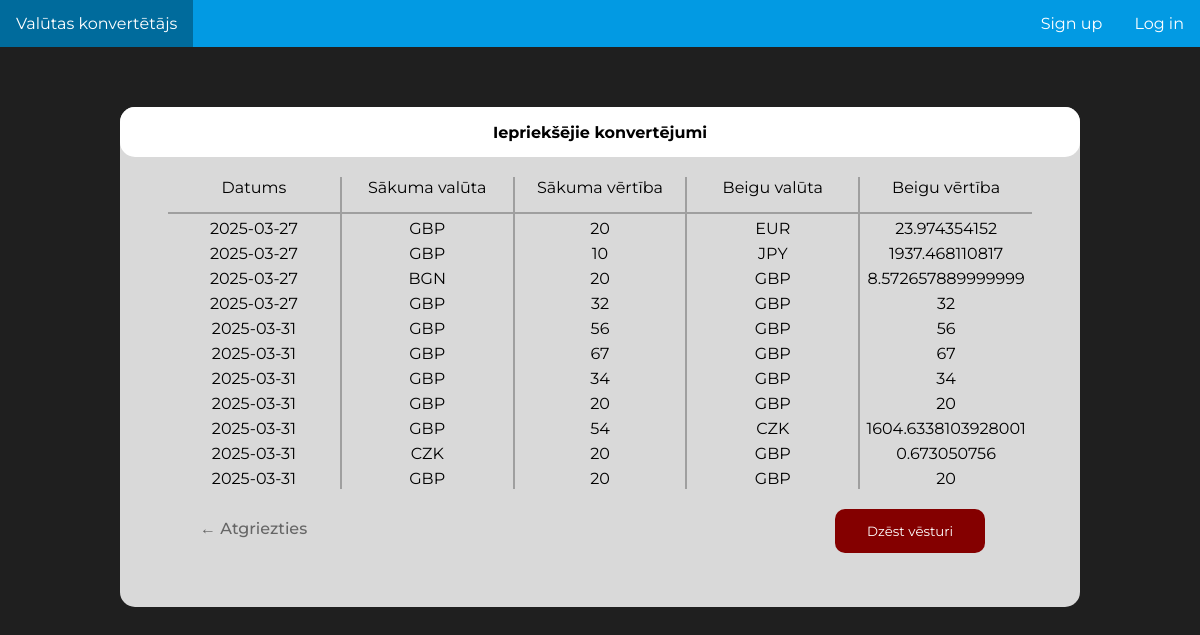
Before: /history with the older database file.
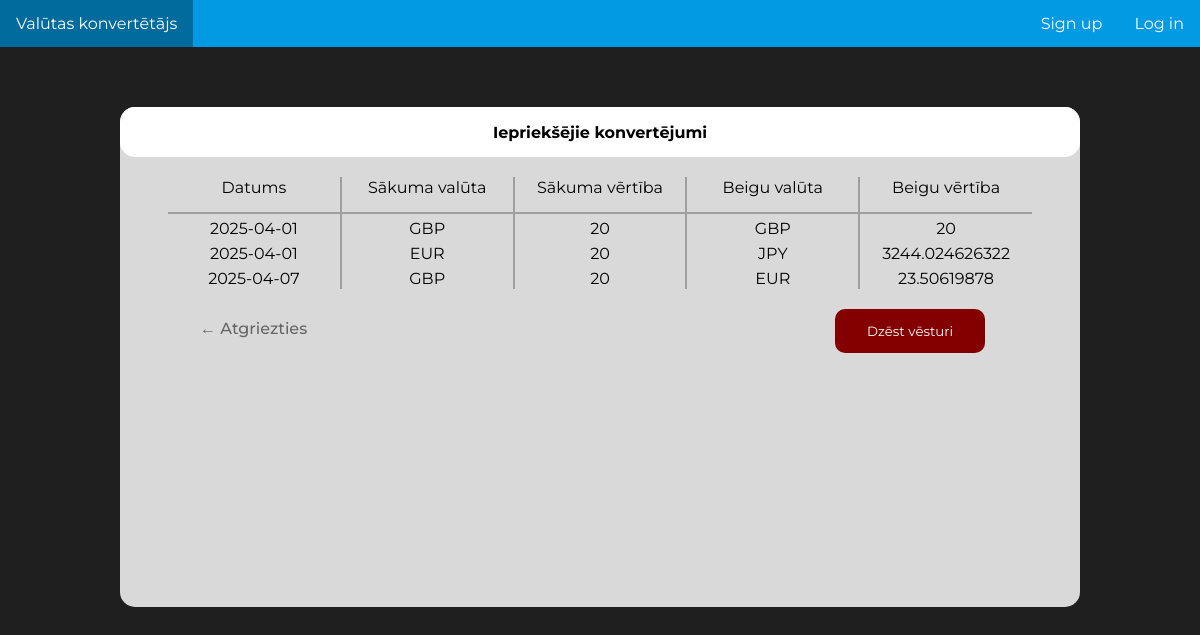
After: the same page with the newer database file.
### tables this page shows
CREATE TABLE "conversion_history" (
	"user_id"	INTEGER,
	"value_from"	INTEGER,
	"currency_from"	TEXT,
	"value_to"	INTEGER,
	"currency_to"	TEXT,
	"date"	TEXT,
	"time"	TEXT,
	FOREIGN KEY("user_id") REFERENCES "user"("user_id")
);

### currency_converter.py (the view)
@app.route("/history", methods = ["GET"])
def history():
    db = utilities.Database()
    history = db.get_histrory()
    print(history == [])
    if history == []:
        return render_template("history.html", history = (("", "", "", "", "", "", "")))
    else:
        return render_template("history.html", history = history)

### utilities.py (called while the page is built)
    def get_histrory(self):
        self.cur.execute("""SELECT * FROM 'conversion_history'""")
        history = self.cur.fetchall()
        self.cur.close()
        return history[-11:]

### templates/history.html (shortened to what this page needs)
<!DOCTYPE html>
<html lang="en">
  <head>
    <link rel="stylesheet" type="text/css" href="{{ url_for('static', filename='style.css' ) }}">
  </head>
    <body>
        <div>
          <ul class="navbar">
            <li><a href="/ieiet">Log in</a></li>
            <li><a href="/signup">Sign up</a></li>
            <li style="float:left"><a href="/home">Valūtas konvertētājs</a></li>
          </ul>
        </div>
        <div class="mother-box">
            <div class="big-box">
                <div class="big-box-title-box">
                    Iepriekšējie konvertējumi
                </div>
                <div class="table-area">
                    <table class="big-box-table">
                        <tr>
                          <th class="borderized-right">Datums</th>
                          <th class="borderized-right">Sākuma valūta</th>
                          <th class="borderized-right">Sākuma vērtība</th>
                          <th class="borderized-right">Beigu valūta</th>
                          <th>Beigu vērtība</th>
                        </tr>
                        {% for row in history %}
                          <tr>
                            <td class="borderized-right">{{ row [5] }}</td>
                            <td class="borderized-right">{{ row [2] }}</td>
                            <td class="borderized-right">{{ row [1] }}</td>
                            <td class="borderized-right">{{ row [4] }}</td>
                            <td>{{ row [3] }}</td>
                          </tr>
                        {% endfor %}
                      </table>
                </div>
                <div class="delete-button">
                <form action="/api/delete_history">
                <input class="delete-history-button" type="submit" name="delete_history" value="Dzēst vēsturi"/>
                </form>
                <a class="atgriezties-poga" href="/"> &larr; Atgriezties </a>
                </div>
            </div>
        </div>
    </body>
</html>

### static/style.css (style rules this page uses)
.navbar { list-style-type: none; margin: 0; padding: 0; overflow: hidden; width: 100%; background-color: #029AE3; transition: 0.3s; }
li { float: right; }
li a { display: block; color: white; padding: 14px 16px; text-decoration: none; transition: 0.3s; }
body { display: block; font-family: 'Montserrat', serif; margin: 0px; background-color: #1f1f1f; }
.big-box { height: 500px; width: 80%; background-color: #D9D9D9; display: block; margin: auto; border-radius: 15px; }
.big-box-title-box { display: inline-block; height: 50px; border-radius: 15px; width: 100%; background-color: #ffffff; align-content: center; text-align: center; font-weight: bold; }
.mother-box { margin-top: 60px; }
.big-box-table { text-align: center; width: 100%; }
.table-area { margin-top: 20px; margin-left: auto; margin-right: auto; width: 90%; }
th { font-weight: normal; width: 20%; padding-bottom: 15px; border-bottom: 2px solid #9F9F9F; }
td { padding-top: 5px; }
.borderized-right { border-right: 2px solid #9F9F9F; }
table { border-collapse: collapse; }
.delete-history-button { display: block; border: none; font-family: 'Montserrat', 'serif'; border-radius: 10px; color: #ffffff; background-color: rgb(132, 0, 0); padding: 14px 16px; text-decoration: none; transition: 0.3s; width: 150px; float: right; margin-right: 95px; margin-top: 20px; }
.delete-button { padding-top: auto; padding-bottom: 20px; }
.atgriezties-poga { text-decoration: none; color: #666666; font-weight: 500; padding: 30px 80px; position: absolute; }

Changed rows visible on the page:
removed conversion_history: date "2025-03-27", currency_from "BGN", value_from "20", currency_to "GBP", value_to "8.572657889999999"
removed conversion_history: date "2025-03-27", currency_from "GBP", value_from "32", currency_to "GBP", value_to "32"
removed conversion_history: date "2025-03-31", currency_from "GBP", value_from "56", currency_to "GBP", value_to "56"
removed conversion_history: date "2025-03-31", currency_from "GBP", value_from "67", currency_to "GBP", value_to "67"
removed conversion_history: date "2025-03-31", currency_from "GBP", value_from "34", currency_to "GBP", value_to "34"
removed conversion_history: date "2025-03-31", currency_from "GBP", value_from "20", currency_to "GBP", value_to "20"
removed conversion_history: date "2025-03-31", currency_from "GBP", value_from "54", currency_to "CZK", value_to "1604.6338103928001"
removed conversion_history: date "2025-03-31", currency_from "CZK", value_from "20", currency_to "GBP", value_to "0.673050756"
removed conversion_history: date "2025-03-31", currency_from "GBP", value_from "20", currency_to "GBP", value_to "20"
now on this page (row edited): conversion_history: date "2025-04-01", currency_from "GBP", value_from "20", currency_to "GBP", value_to "20"
changed conversion_history: date "2025-03-27" → "2025-04-01"; currency_from "GBP" → "EUR"; currency_to "EUR" → "JPY"; value_to "23.974354152" → "3244.024626322"
changed conversion_history (number 3 of 3 on the later page): date "2025-03-27" → "2025-04-07"; value_from "10" → "20"; currency_to "JPY" → "EUR"; value_to "1937.468110817" → "23.50619878"
